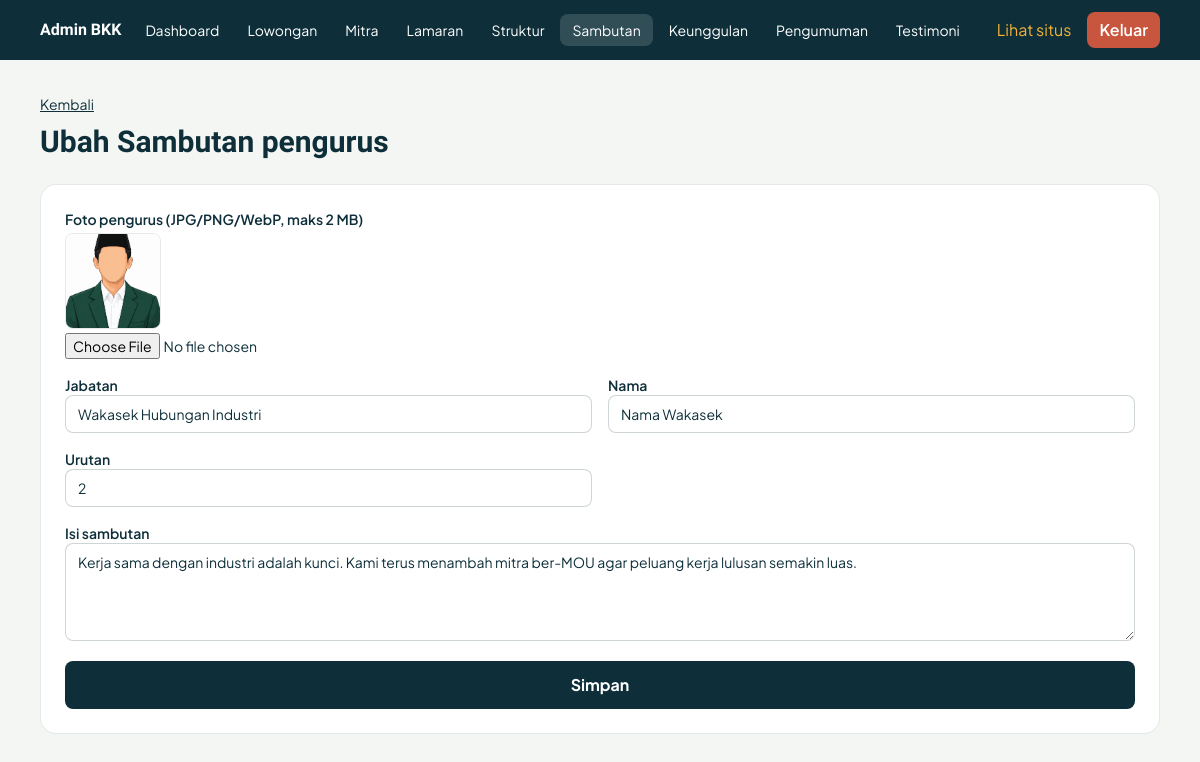
The app's page /admin/index.php?p=sambutan&id=2 (signed in) with its own data.
### tables this page shows
CREATE TABLE sambutan(id integer primary key, jabatan text, nama text, isi text, urut integer default 0, foto text);

### config.php (called while the page is built, shortened)
<?php
function db(): PDO {
    static $p;
    if ($p) return $p;
    $f = __DIR__ . '/data/bkk.sqlite';
    $p = new PDO('sqlite:' . $f);
    $p->setAttribute(PDO::ATTR_ERRMODE, PDO::ERRMODE_EXCEPTION);
    $p->setAttribute(PDO::ATTR_DEFAULT_FETCH_MODE, PDO::FETCH_ASSOC);
    $p->exec("create table if not exists sambutan(id integer primary key, jabatan text, nama text, isi text, urut integer default 0)");
    foreach (['sambutan', 'pengumuman'] as $t) {
        try { $p->exec("alter table $t add column foto text"); } catch (Throwable $e) {}
    }
    return $p;
}
function q($sql, $a = []) { $s = db()->prepare($sql); $s->execute($a); return $s; }
function row($sql, $a = []) { return q($sql, $a)->fetch(); }
function e($s) { return htmlspecialchars((string)$s, ENT_QUOTES, 'UTF-8'); }

### admin/index.php (the view, shortened to what this page needs)
<?php
require __DIR__ . '/../config.php'; require __DIR__ . '/../inc/layout.php';
$p = $_GET['p'] ?? 'home';
    top('Masuk admin'); ?>
    <?php bottom(); exit;
function field($k, $f, $v) {
    [$lb, $t] = $f; $cl = 'w-full rounded-lg border border-tinta/20 px-3 py-2';
    echo '<label class="block text-sm font-semibold">' . e($lb);
    if ($t === 'area') echo "<textarea name=\"$k\" rows=\"4\" class=\"$cl font-normal\">" . e($v) . '</textarea>';
    elseif ($t === 'img') {
        if ($v) echo '<img src="../media/' . e($v) . '" alt="" class="mt-1 h-24 w-24 rounded-lg object-cover border border-tinta/10">';
        echo '<input type="file" name="' . $k . '" accept="image/jpeg,image/png,image/webp" class="mt-1 block text-sm font-normal"><input type="hidden" name="cur_' . $k . '" value="' . e($v) . '">';
    }
    elseif ($t === 'check') echo "<input type=\"checkbox\" name=\"$k\" class=\"ml-2\"" . ($v ?? 1 ? ' checked' : '') . '>';
    elseif ($t === 'mitra' || $t === 'parent' || str_starts_with($t, 'sel:')) {
        echo "<select name=\"$k\" class=\"$cl font-normal\">";
        foreach (opts($t) as $ov => $ol) echo '<option value="' . e($ov) . '"' . ((string)$ov === (string)$v ? ' selected' : '') . '>' . e($ol) . '</option>';
        echo '</select>';
    } else echo "<input type=\"$t\" name=\"$k\" value=\"" . e($v) . "\" class=\"$cl font-normal\">";
    echo '</label>';
}
top('Admin'); echo '<main class="max-w-6xl mx-auto px-4 py-8">';
if ($p === 'home') {
    $c = fn($s) => row($s)['c'];
    echo '<h1 class="font-judul font-bold text-3xl">Dashboard</h1><div class="mt-6 grid grid-cols-2 md:grid-cols-4 gap-4">';
    foreach ([[$c("select count(*) c from lowongan where aktif=1"), 'Lowongan tayang'], [$c("select count(*) c from mitra"), 'Mitra'], [$c("select count(*) c from mitra where status_mou='Sudah MOU'"), 'Sudah MOU'], [$c("select count(*) c from lamaran where status='Baru'"), 'Lamaran baru']] as [$n, $l])
        echo "<div class=\"bg-white rounded-2xl p-5 border border-tinta/10\"><div class=\"font-judul font-extrabold text-4xl text-daun\">$n</div><div class=\"text-sm\">$l</div></div>";
    echo '</div><h2 class="font-judul font-bold text-xl mt-10">Lamaran terbaru</h2><div class="mt-3 bg-white rounded-2xl border border-tinta/10 divide-y divide-tinta/10">';
    $r = rows('select a.*, l.judul from lamaran a left join lowongan l on l.id=a.lowongan_id order by a.id desc limit 6');
    foreach ($r as $a) echo '<a href="index.php?p=lamaran&id=' . $a['id'] . '" class="flex justify-between gap-3 p-4 hover:bg-kertas"><span><b>' . e($a['nama']) . '</b> melamar ' . e($a['judul']) . '</span><span class="text-sm text-tinta/60">' . e($a['status']) . '</span></a>';
    if (!$r) echo '<p class="p-4 text-sm text-tinta/60">Belum ada lamaran. Lamaran dari halaman lowongan akan muncul di sini.</p>';
    echo '</div>';
} elseif (isset($T[$p])) {
    [$label, $F, $L, $sql] = $T[$p]; $ro = $p === 'lamaran';
    if (isset($_GET['id'])) {
        $id = (int)$_GET['id']; $cur = $id ? row("select * from $p where id=?", [$id]) : [];
        echo '<a href="index.php?p=' . $p . '" class="text-sm underline">Kembali</a><h1 class="font-judul font-bold text-3xl mt-2">' . ($id ? 'Ubah' : 'Tambah') . ' ' . e($label) . '</h1>';
        echo '<form method="post" enctype="multipart/form-data" class="mt-6 bg-white rounded-2xl border border-tinta/10 p-6 grid md:grid-cols-2 gap-4"><input type="hidden" name="t" value="' . csrf() . '"><input type="hidden" name="id" value="' . $id . '">';
        foreach ($F as $k => $f) { echo in_array($f[1], ['area', 'img']) ? '<div class="md:col-span-2">' : '<div>'; field($k, $f, $cur[$k] ?? ($k === 'tanggal' ? date('Y-m-d') : null)); echo '</div>'; }
        echo '<button class="md:col-span-2 rounded-lg bg-tinta text-white font-bold py-3">Simpan</button></form>';
    }
}
echo '</main>'; bottom();

### assets/style.css (style rules this page uses)
html { scroll-behavior:smooth }

### records on screen
sambutan: foto (picture), jabatan "Wakasek Hubungan Industri", nama "Nama Wakasek", urut "2", isi "Kerja sama dengan industri adalah kunci. Kami terus menambah mitra ber-MOU agar peluang kerja lulusan semakin luas."

### other values on screen
$v "Dashboard"
$v "Lowongan"
$v "Mitra"
$v "Lamaran"
$v "Struktur"
$v "Sambutan"
$v "Keunggulan"
$v "Pengumuman"
$v "Testimoni"
$label "Sambutan pengurus"
$lb "Foto pengurus (JPG/PNG/WebP, maks 2 MB)"
$lb "Jabatan"
$lb "Nama"
$lb "Urutan"
$lb "Isi sambutan"
